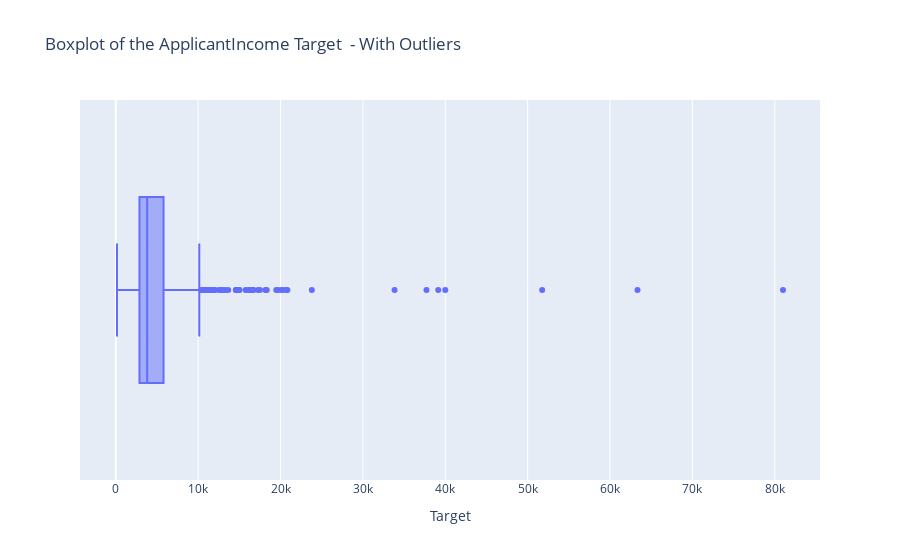
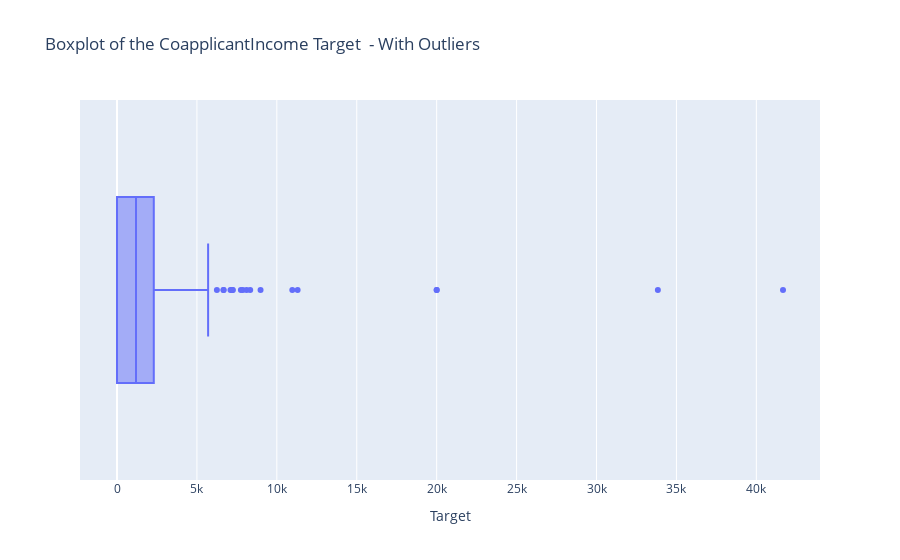
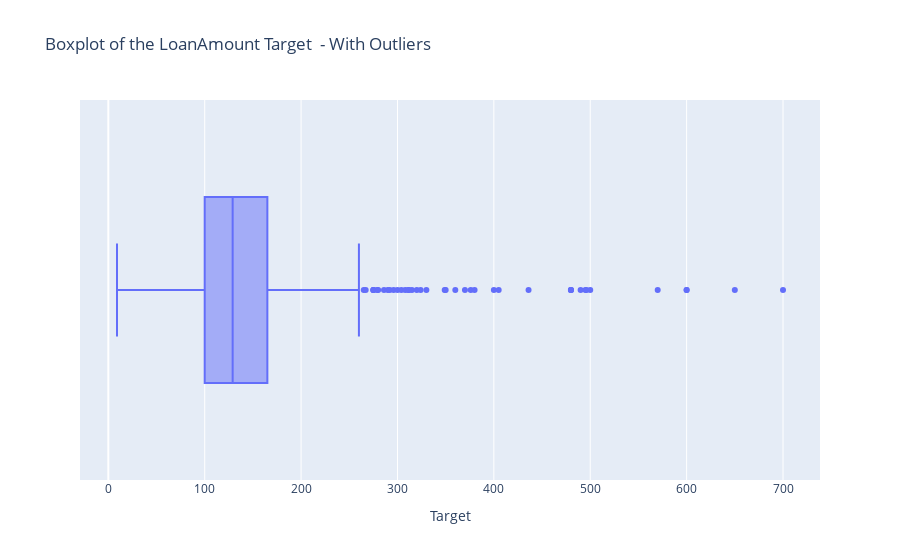
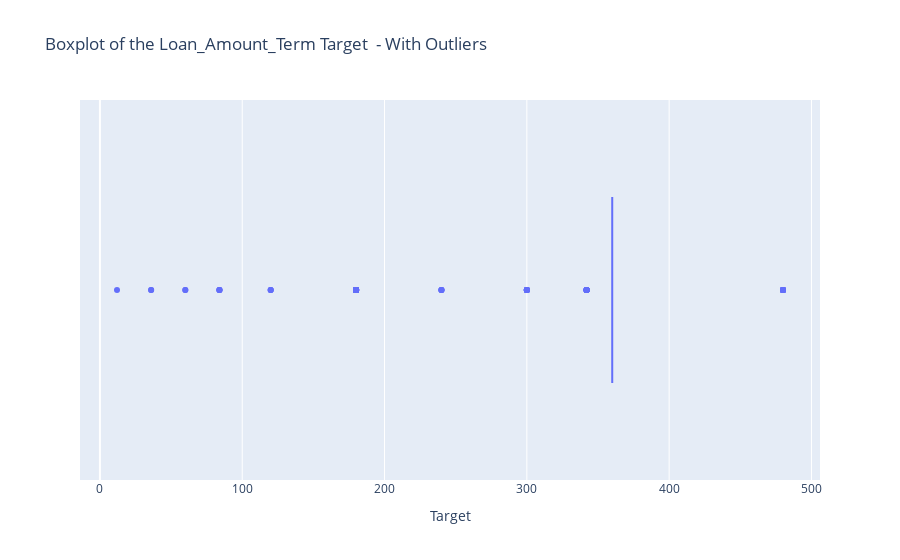

Notebook code cell kept with these figures, in order:
### Markdown cell above
### Handling outliers

### Code cell
for col in df_raw_new.columns:
    if df_raw_new[col].dtype == 'float64' or df_raw_new[col].dtype == 'int64':
        fig = px.box(
            df_raw_new, 
            x = col, 
            orientation='h',
            title=f'Boxplot of the {col} Target  - With Outliers'
        )
        fig.update_layout(xaxis_title='Target')
        fig.show()

### Figure 1 — Plotly figure (JSON) as saved in the notebook; plotly's stock layout.template omitted (floating-point values rounded to 4 significant figures; data arrays with more than 128 entries replaced by an {"elided": "..."} marker saying what was removed)
{"data": [{"alignmentgroup": "True", "hovertemplate": "ApplicantIncome=%{x}<extra></extra>", "legendgroup": "", "marker": {"color": "#636efa"}, "name": "", "notched": false, "offsetgroup": "", "orientation": "h", "showlegend": false, "type": "box", "x": {"elided": "614 int values"}, "x0": " ", "xaxis": "x", "y0": " ", "yaxis": "y"}], "layout": {"autosize": true, "boxmode": "group", "legend": {"tracegroupgap": 0}, "title": {"text": "Boxplot of the ApplicantIncome Target  - With Outliers"}, "xaxis": {"anchor": "y", "autorange": true, "domain": [0, 1], "range": [-4342.0, 85490.0], "title": {"text": "Target"}, "type": "linear"}, "yaxis": {"anchor": "x", "autorange": true, "domain": [0, 1], "range": [-0.5, 0.5], "type": "category"}}}

### Figure 2 — Plotly figure (JSON) as saved in the notebook; plotly's stock layout.template omitted (floating-point values rounded to 4 significant figures; data arrays with more than 128 entries replaced by an {"elided": "..."} marker saying what was removed)
{"data": [{"alignmentgroup": "True", "hovertemplate": "CoapplicantIncome=%{x}<extra></extra>", "legendgroup": "", "marker": {"color": "#636efa"}, "name": "", "notched": false, "offsetgroup": "", "orientation": "h", "showlegend": false, "type": "box", "x": {"elided": "614 float values"}, "x0": " ", "xaxis": "x", "y0": " ", "yaxis": "y"}], "layout": {"autosize": true, "boxmode": "group", "legend": {"tracegroupgap": 0}, "title": {"text": "Boxplot of the CoapplicantIncome Target  - With Outliers"}, "xaxis": {"anchor": "y", "autorange": true, "domain": [0, 1], "range": [-2315.0, 43980.0], "title": {"text": "Target"}, "type": "linear"}, "yaxis": {"anchor": "x", "autorange": true, "domain": [0, 1], "range": [-0.5, 0.5], "type": "category"}}}

### Figure 3 — Plotly figure (JSON) as saved in the notebook; plotly's stock layout.template omitted (floating-point values rounded to 4 significant figures; data arrays with more than 128 entries replaced by an {"elided": "..."} marker saying what was removed)
{"data": [{"alignmentgroup": "True", "hovertemplate": "LoanAmount=%{x}<extra></extra>", "legendgroup": "", "marker": {"color": "#636efa"}, "name": "", "notched": false, "offsetgroup": "", "orientation": "h", "showlegend": false, "type": "box", "x": {"elided": "614 float values"}, "x0": " ", "xaxis": "x", "y0": " ", "yaxis": "y"}], "layout": {"autosize": true, "boxmode": "group", "legend": {"tracegroupgap": 0}, "title": {"text": "Boxplot of the LoanAmount Target  - With Outliers"}, "xaxis": {"anchor": "y", "autorange": true, "domain": [0, 1], "range": [-29.39, 738.4], "title": {"text": "Target"}, "type": "linear"}, "yaxis": {"anchor": "x", "autorange": true, "domain": [0, 1], "range": [-0.5, 0.5], "type": "category"}}}

### Figure 4 — Plotly figure (JSON) as saved in the notebook; plotly's stock layout.template omitted (floating-point values rounded to 4 significant figures; data arrays with more than 128 entries replaced by an {"elided": "..."} marker saying what was removed)
{"data": [{"alignmentgroup": "True", "hovertemplate": "Loan_Amount_Term=%{x}<extra></extra>", "legendgroup": "", "marker": {"color": "#636efa"}, "name": "", "notched": false, "offsetgroup": "", "orientation": "h", "showlegend": false, "type": "box", "x": {"elided": "614 int values"}, "x0": " ", "xaxis": "x", "y0": " ", "yaxis": "y"}], "layout": {"autosize": true, "boxmode": "group", "legend": {"tracegroupgap": 0}, "title": {"text": "Boxplot of the Loan_Amount_Term Target  - With Outliers"}, "xaxis": {"anchor": "y", "autorange": true, "domain": [0, 1], "range": [-14.0, 506], "title": {"text": "Target"}, "type": "linear"}, "yaxis": {"anchor": "x", "autorange": true, "domain": [0, 1], "range": [-0.5, 0.5], "type": "category"}}}
